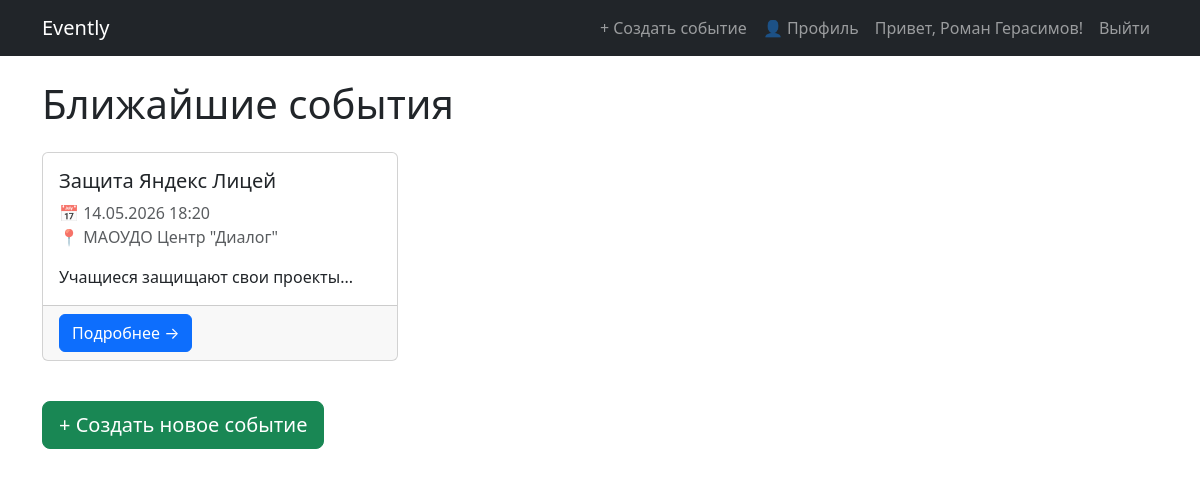
Screenshot of / (signed in) with the database file from the repository.
### app/models.py (models this page shows)
class User(db.Model, UserMixin):
    id = db.Column(db.Integer, primary_key=True)
    username = db.Column(db.String(80), unique=True, nullable=False)
    email = db.Column(db.String(120), unique=True, nullable=False)
    password = db.Column(db.String(200), nullable=False)
    events = db.relationship("Event", backref="author", lazy=True)

class Event(db.Model):
    id = db.Column(db.Integer, primary_key=True)
    title = db.Column(db.String(150), nullable=False)
    description = db.Column(db.Text, nullable=False)
    date = db.Column(db.DateTime, nullable=False)
    location = db.Column(db.String(150), nullable=False)
    category = db.Column(db.String(50))
    image = db.Column(db.String(200))
    user_id = db.Column(db.Integer, db.ForeignKey("user.id"), nullable=False)
    created_at = db.Column(db.DateTime, default=datetime.utcnow)

### app/routes/main.py (the view)
@main_bp.route("/")
def index():
    all_events = Event.query.order_by(Event.date.desc()).all()
    return render_template("index.html", events=all_events)

### app/__init__.py (called while the page is built)
@login_manager.user_loader
def load_user(user_id):
    from app.models import User
    return User.query.get(int(user_id))

### app/templates/index.html (shortened to what this page needs)
{% extends "base.html" %}
{% block content %}
<h1 class="mb-4">Ближайшие события</h1>
<div class="row">
    {% if events %}
        {% for event in events %}
        <div class="col-md-6 col-lg-4 mb-4">
            <div class="card h-100">
                <div class="card-body">
                    <h5 class="card-title">{{ event.title }}</h5>
                    <p class="card-text text-muted">
                        📅 {{ event.date.strftime('%d.%m.%Y %H:%M') }}<br>
                        📍 {{ event.location }}
                    </p>
                    <p class="card-text">{{ event.description[:120] }}...</p>
                </div>
                <div class="card-footer">
                    <a href="{{ url_for('events.detail', event_id=event.id) }}"
                       class="btn btn-primary">Подробнее →</a>
                </div>
            </div>
        </div>
        {% endfor %}
    {% else %}
        <p class="lead">Пока нет предстоящих событий. Создайте первое!</p>
    {% endif %}
</div>
<a href="{{ url_for('events.create') }}" class="btn btn-success btn-lg mt-3">+ Создать новое событие</a>
{% endblock %}

### app/templates/base.html (shortened to what this page needs)
<!DOCTYPE html>
<html lang="ru">
<head>
    <link href="https://cdn.jsdelivr.net/npm/bootstrap@5.3.3/dist/css/bootstrap.min.css" rel="stylesheet">
</head>
<body>
    <nav class="navbar navbar-expand-lg navbar-dark bg-dark">
        <div class="container">
            <a class="navbar-brand" href="{{ url_for('main.index') }}">Evently</a>
            <div class="navbar-nav ms-auto">
                {% if current_user.is_authenticated %}
                    <a class="nav-link" href="{{ url_for('events.create') }}">+ Создать событие</a>
                    <a class="nav-link" href="{{ url_for('profile.profile') }}">👤 Профиль</a>
                    <span class="nav-link">Привет, {{ current_user.username }}!</span>
                    <a class="nav-link" href="{{ url_for('auth.logout') }}">Выйти</a>
                {% else %}
                    <a class="nav-link" href="{{ url_for('auth.login') }}">Войти</a>
                    <a class="nav-link" href="{{ url_for('auth.register') }}">Регистрация</a>
                {% endif %}
            </div>
        </div>
    </nav>
    <div class="container mt-4">
        {% block content %}{% endblock %}
    </div>
</body>
</html>

### rows the page displays
User: username "Роман Герасимов"
Event: title "Защита Яндекс Лицей", date "14.05.2026 18:20", location "МАОУДО Центр \"Диалог\"", description "Учащиеся защищают свои проекты"
